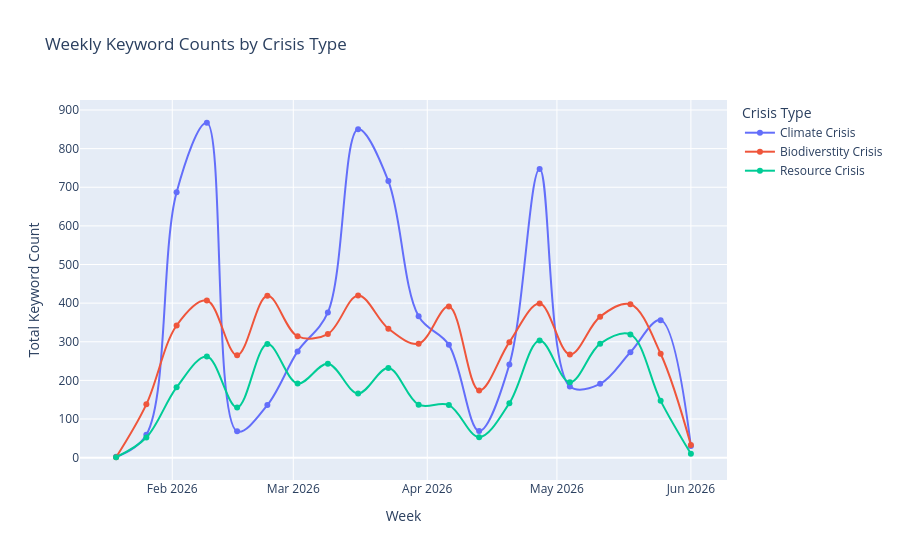

The notebook cell saved with this chart:
### Code cell
df_themes['Week'] = pd.to_datetime(df_themes['Week'])

weekly_crisis = (
    df_themes
    .groupby(['Week', 'Crise Type'], as_index=False)['Count']
    .sum()
)


legend_names = {
    'Crise climatique' : 'Climate Crisis',
    'Crise de la biodiversité' : 'Biodiverstity Crisis',
    'Crise des ressources' : 'Resource Crisis'
}

fig = go.Figure()

for crisis in weekly_crisis['Crise Type'].unique():
    subset = weekly_crisis[weekly_crisis['Crise Type'] == crisis]

    fig.add_trace(
        go.Scatter(
            x=subset['Week'],
            y=subset['Count'],
            mode='lines+markers',
            name=legend_names.get(crisis, crisis),
            line_shape='spline'
        )
    )

fig.update_layout(
    title='Weekly Keyword Counts by Crisis Type',
    xaxis_title='Week',
    yaxis_title='Total Keyword Count',
    hovermode='x unified',
    legend_title_text='Crisis Type'
)

fig.show()
fig.write_html("charts/Environmental_Crisis_Coverage.html", full_html=True, include_plotlyjs='cdn')

### Figure 1 — Plotly figure (JSON) as saved in the notebook; plotly's stock layout.template omitted (floating-point values rounded to 4 significant figures)
{"data": [{"line": {"shape": "spline"}, "mode": "lines+markers", "name": "Climate Crisis", "type": "scatter", "x": ["2026-01-19T00:00:00", "2026-01-26T00:00:00", "2026-02-02T00:00:00", "2026-02-09T00:00:00", "2026-02-16T00:00:00", "2026-02-23T00:00:00", "2026-03-02T00:00:00", "2026-03-09T00:00:00", "2026-03-16T00:00:00", "2026-03-23T00:00:00", "2026-03-30T00:00:00", "2026-04-06T00:00:00", "2026-04-13T00:00:00", "2026-04-20T00:00:00", "2026-04-27T00:00:00", "2026-05-04T00:00:00", "2026-05-11T00:00:00", "2026-05-18T00:00:00", "2026-05-25T00:00:00", "2026-06-01T00:00:00"], "y": [2, 59, 687, 867, 68, 136, 275, 376, 850, 716, 366, 292, 69, 241, 747, 184, 191, 273, 356, 30]}, {"line": {"shape": "spline"}, "mode": "lines+markers", "name": "Biodiverstity Crisis", "type": "scatter", "x": ["2026-01-19T00:00:00", "2026-01-26T00:00:00", "2026-02-02T00:00:00", "2026-02-09T00:00:00", "2026-02-16T00:00:00", "2026-02-23T00:00:00", "2026-03-02T00:00:00", "2026-03-09T00:00:00", "2026-03-16T00:00:00", "2026-03-23T00:00:00", "2026-03-30T00:00:00", "2026-04-06T00:00:00", "2026-04-13T00:00:00", "2026-04-20T00:00:00", "2026-04-27T00:00:00", "2026-05-04T00:00:00", "2026-05-11T00:00:00", "2026-05-18T00:00:00", "2026-05-25T00:00:00", "2026-06-01T00:00:00"], "y": [1, 138, 342, 407, 265, 419, 314, 320, 420, 334, 295, 391, 174, 299, 399, 267, 365, 397, 269, 33]}, {"line": {"shape": "spline"}, "mode": "lines+markers", "name": "Resource Crisis", "type": "scatter", "x": ["2026-01-19T00:00:00", "2026-01-26T00:00:00", "2026-02-02T00:00:00", "2026-02-09T00:00:00", "2026-02-16T00:00:00", "2026-02-23T00:00:00", "2026-03-02T00:00:00", "2026-03-09T00:00:00", "2026-03-16T00:00:00", "2026-03-23T00:00:00", "2026-03-30T00:00:00", "2026-04-06T00:00:00", "2026-04-13T00:00:00", "2026-04-20T00:00:00", "2026-04-27T00:00:00", "2026-05-04T00:00:00", "2026-05-11T00:00:00", "2026-05-18T00:00:00", "2026-05-25T00:00:00", "2026-06-01T00:00:00"], "y": [1, 52, 182, 262, 130, 294, 192, 243, 166, 232, 137, 136, 53, 141, 303, 195, 295, 319, 147, 10]}], "layout": {"hovermode": "x unified", "legend": {"title": {"text": "Crisis Type"}}, "title": {"text": "Weekly Keyword Counts by Crisis Type"}, "xaxis": {"title": {"text": "Week"}}, "yaxis": {"title": {"text": "Total Keyword Count"}}}}
